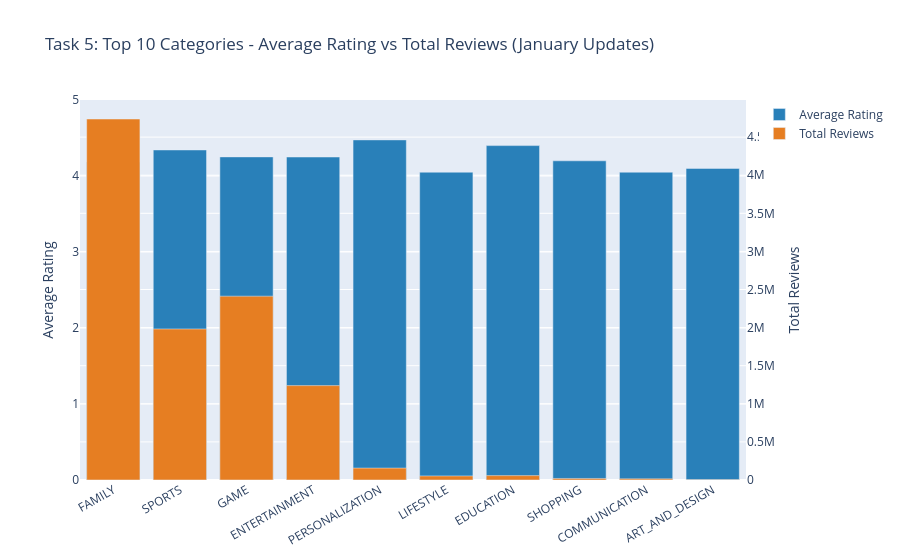

The notebook cell saved with this chart:
### Code cell
# Task 5: Top 10 Categories Comparison (Avg Rating vs Total Reviews)
if is_within_ist_window(15, 17, bypass_time=True):
    mask_t5 = (df['Size_MB'] >= 10) & (df['Last Updated'].dt.month == 1)
    filtered_t5 = df[mask_t5].copy()

    cat_stats = filtered_t5.groupby('Category').agg(
        Avg_Rating=('Rating', 'mean'),
        Total_Reviews=('Reviews', 'sum'),
        Total_Installs=('Installs_Numeric', 'sum')
    ).reset_index()

    # Filter categories with avg rating >= 4.0
    cat_stats = cat_stats[cat_stats['Avg_Rating'] >= 4.0]
    top_10 = cat_stats.nlargest(10, 'Total_Installs')

    fig5 = go.Figure(data=[
        go.Bar(
            name='Average Rating',
            x=top_10['Category'],
            y=top_10['Avg_Rating'],
            yaxis='y1',
            marker_color='#2980b9'
        ),
        go.Bar(
            name='Total Reviews',
            x=top_10['Category'],
            y=top_10['Total_Reviews'],
            yaxis='y2',
            marker_color='#e67e22'
        )
    ])

    fig5.update_layout(
        title="Task 5: Top 10 Categories - Average Rating vs Total Reviews (January Updates)",
        barmode='group',
        yaxis=dict(title="Average Rating", range=[0, 5]),
        yaxis2=dict(title="Total Reviews", overlaying='y', side='right'),
        xaxis_tickangle=-30
    )
    fig5.show()
else:
    print("Task 5 is only visible between 3:00 PM and 5:00 PM IST.")

### Figure 1 — Plotly figure (JSON) as saved in the notebook; plotly's stock layout.template omitted (floating-point values rounded to 4 significant figures)
{"data": [{"marker": {"color": "#2980b9"}, "name": "Average Rating", "type": "bar", "x": ["FAMILY", "SPORTS", "GAME", "ENTERTAINMENT", "PERSONALIZATION", "LIFESTYLE", "EDUCATION", "SHOPPING", "COMMUNICATION", "ART_AND_DESIGN"], "y": [4.186, 4.343, 4.252, 4.25, 4.475, 4.05, 4.4, 4.2, 4.05, 4.1], "yaxis": "y"}, {"marker": {"color": "#e67e22"}, "name": "Total Reviews", "type": "bar", "x": ["FAMILY", "SPORTS", "GAME", "ENTERTAINMENT", "PERSONALIZATION", "LIFESTYLE", "EDUCATION", "SHOPPING", "COMMUNICATION", "ART_AND_DESIGN"], "y": [4737822, 1982017, 2412245, 1238948, 156004, 53376, 57645, 19950, 15398, 2167], "yaxis": "y2"}], "layout": {"barmode": "group", "title": {"text": "Task 5: Top 10 Categories - Average Rating vs Total Reviews (January Updates)"}, "xaxis": {"tickangle": -30}, "yaxis": {"range": [0, 5], "title": {"text": "Average Rating"}}, "yaxis2": {"overlaying": "y", "side": "right", "title": {"text": "Total Reviews"}}}}
